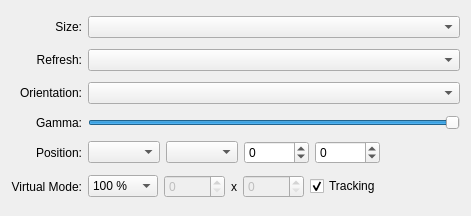
<?xml version="1.0" encoding="UTF-8"?>
<ui version="4.0">
 <class>OutputConfigBase</class>
 <widget class="QWidget" name="OutputConfigBase">
  <property name="geometry">
   <rect>
    <x>0</x>
    <y>0</y>
    <width>471</width>
    <height>216</height>
   </rect>
  </property>
  <property name="sizePolicy">
   <sizepolicy hsizetype="Preferred" vsizetype="Fixed">
    <horstretch>0</horstretch>
    <verstretch>0</verstretch>
   </sizepolicy>
  </property>
  <property name="minimumSize">
   <size>
    <width>300</width>
    <height>0</height>
   </size>
  </property>
  <property name="windowTitle">
   <string>Output Config</string>
  </property>
  <layout class="QGridLayout" name="gridLayout">
   <item row="0" column="0">
    <widget class="QLabel" name="label_2">
     <property name="text">
      <string>Size:</string>
     </property>
     <property name="alignment">
      <set>Qt::AlignRight|Qt::AlignTrailing|Qt::AlignVCenter</set>
     </property>
     <property name="buddy">
      <cstring>sizeCombo</cstring>
     </property>
    </widget>
   </item>
   <item row="0" column="1">
    <widget class="QComboBox" name="sizeCombo"/>
   </item>
   <item row="1" column="0">
    <widget class="QLabel" name="rateLabel">
     <property name="text">
      <string>Refresh:</string>
     </property>
     <property name="alignment">
      <set>Qt::AlignRight|Qt::AlignTrailing|Qt::AlignVCenter</set>
     </property>
     <property name="buddy">
      <cstring>refreshCombo</cstring>
     </property>
    </widget>
   </item>
   <item row="1" column="1">
    <widget class="QComboBox" name="refreshCombo"/>
   </item>
   <item row="2" column="0">
    <widget class="QLabel" name="orientationLabel">
     <property name="text">
      <string>Orientation:</string>
     </property>
     <property name="alignment">
      <set>Qt::AlignRight|Qt::AlignTrailing|Qt::AlignVCenter</set>
     </property>
     <property name="buddy">
      <cstring>orientationCombo</cstring>
     </property>
    </widget>
   </item>
   <item row="2" column="1">
    <widget class="QComboBox" name="orientationCombo"/>
   </item>
   <item row="4" column="0">
    <widget class="QLabel" name="positionLabel">
     <property name="text">
      <string comment="Position of the screen">Position:</string>
     </property>
     <property name="alignment">
      <set>Qt::AlignRight|Qt::AlignTrailing|Qt::AlignVCenter</set>
     </property>
     <property name="buddy">
      <cstring>positionCombo</cstring>
     </property>
    </widget>
   </item>
   <item row="4" column="1">
    <layout class="QHBoxLayout" name="horizontalLayout">
     <item>
      <widget class="QComboBox" name="positionCombo">
       <property name="sizePolicy">
        <sizepolicy hsizetype="Minimum" vsizetype="Fixed">
         <horstretch>0</horstretch>
         <verstretch>0</verstretch>
        </sizepolicy>
       </property>
      </widget>
     </item>
     <item>
      <widget class="QComboBox" name="positionOutputCombo">
       <property name="sizePolicy">
        <sizepolicy hsizetype="Minimum" vsizetype="Fixed">
         <horstretch>0</horstretch>
         <verstretch>0</verstretch>
        </sizepolicy>
       </property>
      </widget>
     </item>
     <item>
      <widget class="QSpinBox" name="absolutePosX">
       <property name="minimum">
        <number>-16000</number>
       </property>
       <property name="maximum">
        <number>16000</number>
       </property>
      </widget>
     </item>
     <item>
      <widget class="QSpinBox" name="absolutePosY">
       <property name="minimum">
        <number>-16000</number>
       </property>
       <property name="maximum">
        <number>16000</number>
       </property>
      </widget>
     </item>
     <item>
      <spacer name="horizontalSpacer">
       <property name="orientation">
        <enum>Qt::Horizontal</enum>
       </property>
       <property name="sizeHint" stdset="0">
        <size>
         <width>40</width>
         <height>20</height>
        </size>
       </property>
      </spacer>
     </item>
    </layout>
   </item>
   <item row="3" column="0">
    <widget class="QLabel" name="brightnessLabel">
     <property name="text">
      <string>Gamma:</string>
     </property>
     <property name="alignment">
      <set>Qt::AlignRight|Qt::AlignTrailing|Qt::AlignVCenter</set>
     </property>
    </widget>
   </item>
   <item row="3" column="1">
    <widget class="QSlider" name="brightnessSlider">
     <property name="maximum">
      <number>100</number>
     </property>
     <property name="value">
      <number>100</number>
     </property>
     <property name="orientation">
      <enum>Qt::Horizontal</enum>
     </property>
    </widget>
   </item>
   <item row="5" column="0">
    <widget class="QLabel" name="virtualModeLabel">
     <property name="text">
      <string>Virtual Mode:</string>
     </property>
     <property name="alignment">
      <set>Qt::AlignRight|Qt::AlignTrailing|Qt::AlignVCenter</set>
     </property>
    </widget>
   </item>
   <item row="5" column="1">
    <layout class="QHBoxLayout" name="horizontalLayout_2">
     <item>
      <widget class="QComboBox" name="scaleComboBox">
       <item>
        <property name="text">
         <string>100 %</string>
        </property>
       </item>
       <item>
        <property name="text">
         <string>125 %</string>
        </property>
       </item>
       <item>
        <property name="text">
         <string>150 %</string>
        </property>
       </item>
       <item>
        <property name="text">
         <string>175 %</string>
        </property>
       </item>
       <item>
        <property name="text">
         <string>200 %</string>
        </property>
       </item>
       <item>
        <property name="text">
         <string>Manual</string>
        </property>
       </item>
      </widget>
     </item>
     <item>
      <widget class="QSpinBox" name="virtualXModeSpinBox">
       <property name="enabled">
        <bool>false</bool>
       </property>
       <property name="minimum">
        <number>0</number>
       </property>
       <property name="maximum">
        <number>10000</number>
       </property>
       <property name="singleStep">
        <number>1</number>
       </property>
      </widget>
     </item>
     <item>
      <widget class="QLabel" name="xLabel">
       <property name="text">
        <string>x</string>
       </property>
      </widget>
     </item>
     <item>
      <widget class="QSpinBox" name="virtualYModeSpinBox">
       <property name="enabled">
        <bool>false</bool>
       </property>
       <property name="minimum">
        <number>0</number>
       </property>
       <property name="maximum">
        <number>10000</number>
       </property>
       <property name="singleStep">
        <number>1</number>
       </property>
      </widget>
     </item>
     <item>
      <widget class="QCheckBox" name="trackingCheckBox">
       <property name="enabled">
        <bool>true</bool>
       </property>
       <property name="text">
        <string>Tracking</string>
       </property>
       <property name="checked">
        <bool>true</bool>
       </property>
       <property name="tristate">
        <bool>false</bool>
       </property>
      </widget>
     </item>
     <item>
      <spacer name="horizontalSpacer_2">
       <property name="orientation">
        <enum>Qt::Horizontal</enum>
       </property>
       <property name="sizeHint" stdset="0">
        <size>
         <width>40</width>
         <height>20</height>
        </size>
       </property>
      </spacer>
     </item>
    </layout>
   </item>
  </layout>
 </widget>
 <resources/>
 <connections/>
</ui>
